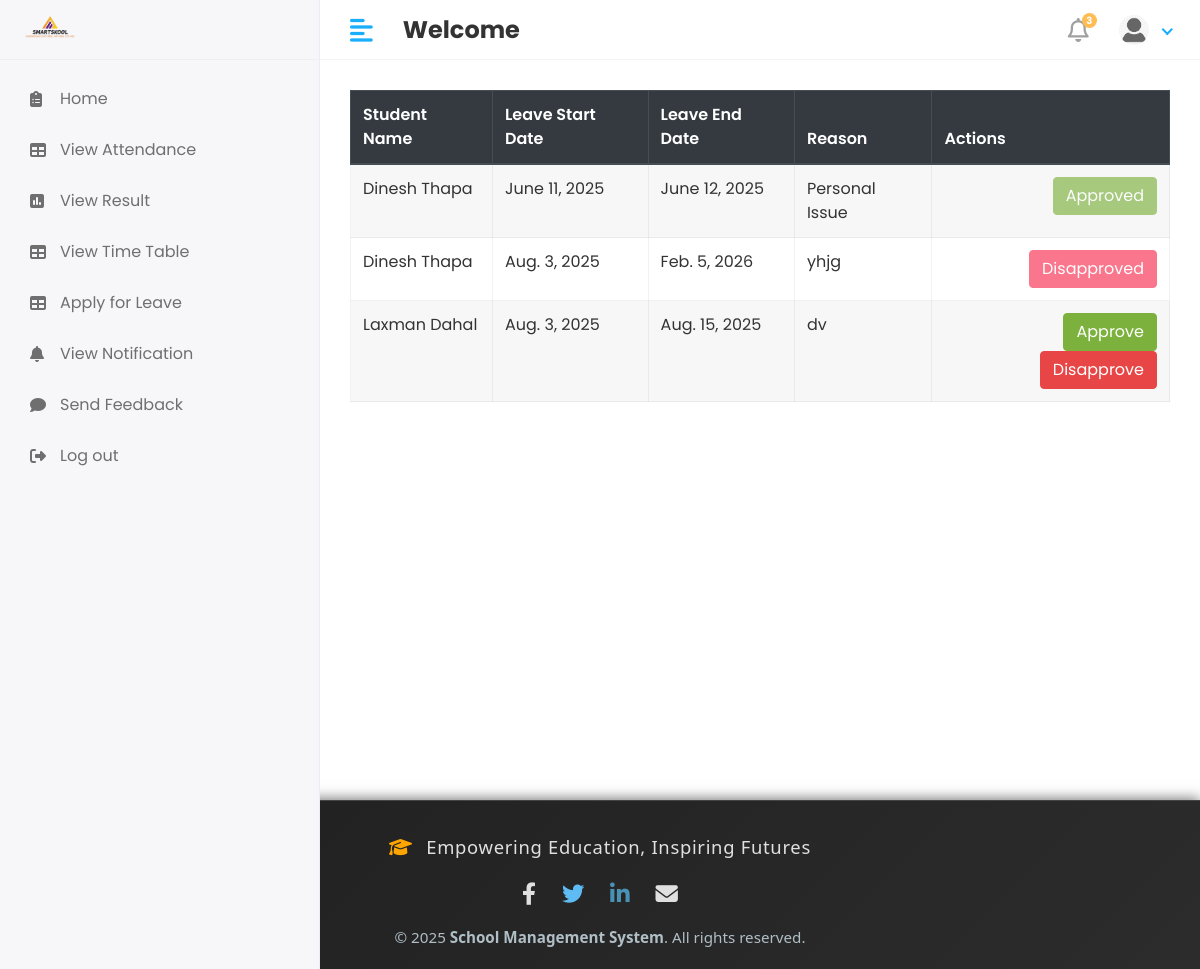
The app's page /Hod/Student/leave_view with its own data.
### app/models.py (models this page shows, shortened)
class student_leave(models.Model):
    student_id = models.ForeignKey(student, on_delete=models.CASCADE)
    leave_start_date = models.DateField()
    leave_end_date = models.DateField()
    leave_message = models.TextField()
    leave_status = models.IntegerField(null=True,default=0)

class student(models.Model):
    admin = models.OneToOneField(CustomUser, on_delete=models.DO_NOTHING)
    address = models.TextField()
    gender = models.CharField(max_length=10)
    phone_number = models.CharField(max_length=15, default='')
    course_id = models.ForeignKey(course, on_delete=models.DO_NOTHING)
    session_year_id = models.ForeignKey(session_year, on_delete=models.DO_NOTHING)
    created_at = models.DateField(auto_now_add=True)
    updated_at = models.DateField(auto_now=True)

class CustomUser(AbstractUser):
   USER= (
      (1,'hod'),
      (2,'staff'),
      (3,'student'),
    )
   user_type=models.CharField(choices=USER,max_length=50,default=1)
   profile_pic = models.ImageField(upload_to='media/profile_pics')

### school_management_system/Hod_Views.py (the view)
# urls.py: path('Hod/Student/leave_view',Hod_Views.view_student_leave,name='view_student_leave'),
def view_student_leave(request):
    student_leave_obj = student_leave.objects.all()
    context = {
        'student_leave_obj': student_leave_obj,
    }
    return render(request, 'Hod/view_student_leave.html',context)

### templates/Hod/view_student_leave.html (shortened to what this page needs)
{% extends 'base.html'%}
{% block content%}
 <div class="table-responsive">
        <table id="studentTable" class="table table-striped table-bordered" style="width: 100%; background: #fff;">
            <thead class="thead-dark">
                <tr>
                    <th>Student Name</th>
                    <th>Leave Start Date</th>
                    <th>Leave End Date</th>
                    <th>Reason</th>
                    <th>Actions</th>
                </tr>
            </thead>
            <tbody>
                {% for i in student_leave_obj %}
                <tr>
                    <td>{{ i.student_id.admin.first_name}}&nbsp;{{i.student_id.admin.last_name}}</td>
                    <td>{{ i.leave_start_date }}</td>
                    <td>{{ i.leave_end_date }}</td>
                    <td>{{ i.leave_message }}</td>
                    <td class ="text-right">
                        <div class ="actions">
                            {% if i.leave_status == 0%}
                            <a href={% url 'student_approve_leave' i.id %} class="btn btn-success "> Approve </a>
                            <a href={% url 'student_disapprove_leave' i.id  %} class="btn btn-danger "> Disapprove </a>
                            {%elif i.leave_status == 1%}
                            <button class="btn btn-success " disabled = "disabled"> Approved</button>
                            {%else%}
                            <button class="btn btn-danger " disabled = "disabled"> Disapproved</button>
                            {%endif%}
                    </td>
                </tr>
                {% endfor %}
            </tbody>
        </table>
    </div>
{%endblock%}

### records on screen
student_leave: student_id.admin.first_name "Dinesh", student_id.admin.last_name "Thapa", leave_start_date "June 11, 2025", leave_end_date "June 12, 2025", leave_message "Personal Issue", leave_status "Approved"
student_leave: student_id.admin.first_name "Dinesh", student_id.admin.last_name "Thapa", leave_start_date "Aug. 3, 2025", leave_end_date "Feb. 5, 2026", leave_message "yhjg", leave_status "Disapproved"
student_leave: student_id.admin.first_name "Laxman", student_id.admin.last_name "Dahal", leave_start_date "Aug. 3, 2025", leave_end_date "Aug. 15, 2025", leave_message "dv", leave_status "Approve"
